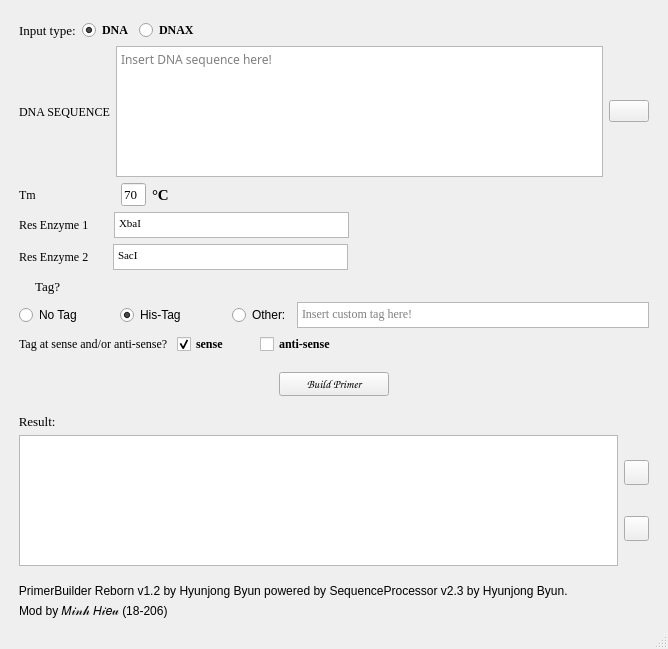
<?xml version="1.0" encoding="UTF-8"?>
<ui version="4.0">
 <class>PrimerBuilder</class>
 <widget class="QMainWindow" name="PrimerBuilder">
  <property name="geometry">
   <rect>
    <x>0</x>
    <y>0</y>
    <width>668</width>
    <height>649</height>
   </rect>
  </property>
  <property name="minimumSize">
   <size>
    <width>668</width>
    <height>649</height>
   </size>
  </property>
  <property name="cursor">
   <cursorShape>ArrowCursor</cursorShape>
  </property>
  <property name="windowTitle">
   <string>PrimerBuilder Reborn v1.2 by Hyunjong Byun</string>
  </property>
  <property name="windowIcon">
   <iconset>
    <normaloff>ksa.ico</normaloff>ksa.ico</iconset>
  </property>
  <widget class="QWidget" name="centralwidget">
   <property name="cursor">
    <cursorShape>ArrowCursor</cursorShape>
   </property>
   <layout class="QVBoxLayout" name="verticalLayout">
    <item>
     <layout class="QHBoxLayout" name="horizontalLayout_10">
      <property name="leftMargin">
       <number>10</number>
      </property>
      <property name="topMargin">
       <number>11</number>
      </property>
      <item>
       <widget class="QLabel" name="label_type">
        <property name="font">
         <font>
          <family>Georgia</family>
          <pointsize>10</pointsize>
         </font>
        </property>
        <property name="text">
         <string>Input type:</string>
        </property>
       </widget>
      </item>
      <item>
       <widget class="QRadioButton" name="radio_dna">
        <property name="font">
         <font>
          <family>Georgia</family>
          <weight>75</weight>
          <bold>true</bold>
         </font>
        </property>
        <property name="text">
         <string>DNA</string>
        </property>
        <property name="checked">
         <bool>true</bool>
        </property>
        <attribute name="buttonGroup">
         <string notr="true">buttons_dna</string>
        </attribute>
       </widget>
      </item>
      <item>
       <widget class="QRadioButton" name="radio_dnax">
        <property name="font">
         <font>
          <family>Georgia</family>
          <weight>75</weight>
          <bold>true</bold>
         </font>
        </property>
        <property name="text">
         <string>DNAX</string>
        </property>
        <attribute name="buttonGroup">
         <string notr="true">buttons_dna</string>
        </attribute>
       </widget>
      </item>
      <item>
       <widget class="QLabel" name="wrn_type">
        <property name="text">
         <string/>
        </property>
       </widget>
      </item>
      <item>
       <spacer name="horizontalSpacer_14">
        <property name="orientation">
         <enum>Qt::Horizontal</enum>
        </property>
        <property name="sizeHint" stdset="0">
         <size>
          <width>40</width>
          <height>20</height>
         </size>
        </property>
       </spacer>
      </item>
     </layout>
    </item>
    <item>
     <layout class="QHBoxLayout" name="horizontalLayout_2">
      <property name="leftMargin">
       <number>10</number>
      </property>
      <property name="rightMargin">
       <number>10</number>
      </property>
      <item>
       <widget class="QLabel" name="label_dna">
        <property name="font">
         <font>
          <family>Georgia</family>
          <pointsize>9</pointsize>
         </font>
        </property>
        <property name="layoutDirection">
         <enum>Qt::LeftToRight</enum>
        </property>
        <property name="text">
         <string>DNA SEQUENCE</string>
        </property>
       </widget>
      </item>
      <item>
       <widget class="QTextEdit" name="text_dna">
        <property name="font">
         <font>
          <family>Ebrima</family>
         </font>
        </property>
        <property name="cursor" stdset="0">
         <cursorShape>IBeamCursor</cursorShape>
        </property>
        <property name="placeholderText">
         <string notr="true">Insert DNA sequence here!</string>
        </property>
       </widget>
      </item>
      <item>
       <widget class="QPushButton" name="button_file">
        <property name="sizePolicy">
         <sizepolicy hsizetype="Fixed" vsizetype="Fixed">
          <horstretch>0</horstretch>
          <verstretch>0</verstretch>
         </sizepolicy>
        </property>
        <property name="cursor">
         <cursorShape>PointingHandCursor</cursorShape>
        </property>
        <property name="text">
         <string/>
        </property>
        <property name="icon">
         <iconset>
          <normaloff>folder.png</normaloff>folder.png</iconset>
        </property>
       </widget>
      </item>
     </layout>
    </item>
    <item>
     <layout class="QHBoxLayout" name="horizontalLayout_3">
      <property name="leftMargin">
       <number>10</number>
      </property>
      <property name="topMargin">
       <number>0</number>
      </property>
      <item>
       <widget class="QLabel" name="label_tm">
        <property name="font">
         <font>
          <family>Georgia</family>
         </font>
        </property>
        <property name="text">
         <string>Tm</string>
        </property>
        <property name="alignment">
         <set>Qt::AlignLeading|Qt::AlignLeft|Qt::AlignVCenter</set>
        </property>
       </widget>
      </item>
      <item>
       <spacer name="horizontalSpacer_3">
        <property name="orientation">
         <enum>Qt::Horizontal</enum>
        </property>
        <property name="sizeType">
         <enum>QSizePolicy::Fixed</enum>
        </property>
        <property name="sizeHint" stdset="0">
         <size>
          <width>78</width>
          <height>20</height>
         </size>
        </property>
       </spacer>
      </item>
      <item>
       <widget class="QLineEdit" name="text_tm">
        <property name="maximumSize">
         <size>
          <width>25</width>
          <height>16777215</height>
         </size>
        </property>
        <property name="font">
         <font>
          <family>Georgia</family>
          <pointsize>10</pointsize>
         </font>
        </property>
        <property name="text">
         <string>70</string>
        </property>
       </widget>
      </item>
      <item>
       <widget class="QLabel" name="label_degreeC">
        <property name="font">
         <font>
          <family>Georgia</family>
          <pointsize>11</pointsize>
          <weight>75</weight>
          <bold>true</bold>
         </font>
        </property>
        <property name="text">
         <string>°C</string>
        </property>
       </widget>
      </item>
      <item>
       <widget class="QLabel" name="wrn_tm">
        <property name="text">
         <string/>
        </property>
       </widget>
      </item>
      <item>
       <spacer name="horizontalSpacer_2">
        <property name="orientation">
         <enum>Qt::Horizontal</enum>
        </property>
        <property name="sizeType">
         <enum>QSizePolicy::Expanding</enum>
        </property>
        <property name="sizeHint" stdset="0">
         <size>
          <width>285</width>
          <height>20</height>
         </size>
        </property>
       </spacer>
      </item>
     </layout>
    </item>
    <item>
     <layout class="QHBoxLayout" name="horizontalLayout_4">
      <property name="leftMargin">
       <number>10</number>
      </property>
      <property name="topMargin">
       <number>0</number>
      </property>
      <item>
       <widget class="QLabel" name="label_res1">
        <property name="font">
         <font>
          <family>Georgia</family>
          <pointsize>9</pointsize>
         </font>
        </property>
        <property name="text">
         <string>Res Enzyme 1</string>
        </property>
        <property name="alignment">
         <set>Qt::AlignLeading|Qt::AlignLeft|Qt::AlignVCenter</set>
        </property>
       </widget>
      </item>
      <item>
       <spacer name="horizontalSpacer_5">
        <property name="orientation">
         <enum>Qt::Horizontal</enum>
        </property>
        <property name="sizeType">
         <enum>QSizePolicy::Fixed</enum>
        </property>
        <property name="sizeHint" stdset="0">
         <size>
          <width>19</width>
          <height>20</height>
         </size>
        </property>
       </spacer>
      </item>
      <item>
       <widget class="QTextEdit" name="text_res1">
        <property name="sizePolicy">
         <sizepolicy hsizetype="Fixed" vsizetype="Fixed">
          <horstretch>0</horstretch>
          <verstretch>0</verstretch>
         </sizepolicy>
        </property>
        <property name="minimumSize">
         <size>
          <width>235</width>
          <height>26</height>
         </size>
        </property>
        <property name="maximumSize">
         <size>
          <width>67</width>
          <height>26</height>
         </size>
        </property>
        <property name="font">
         <font>
          <family>Georgia</family>
         </font>
        </property>
        <property name="cursor" stdset="0">
         <cursorShape>IBeamCursor</cursorShape>
        </property>
        <property name="html">
         <string>&lt;!DOCTYPE HTML PUBLIC &quot;-//W3C//DTD HTML 4.0//EN&quot; &quot;http://www.w3.org/TR/REC-html40/strict.dtd&quot;&gt;
&lt;html&gt;&lt;head&gt;&lt;meta name=&quot;qrichtext&quot; content=&quot;1&quot; /&gt;&lt;style type=&quot;text/css&quot;&gt;
p, li { white-space: pre-wrap; }
&lt;/style&gt;&lt;/head&gt;&lt;body style=&quot; font-family:'Georgia'; font-size:8.25pt; font-weight:400; font-style:normal;&quot;&gt;
&lt;p style=&quot; margin-top:0px; margin-bottom:0px; margin-left:0px; margin-right:0px; -qt-block-indent:0; text-indent:0px;&quot;&gt;XbaI&lt;/p&gt;&lt;/body&gt;&lt;/html&gt;</string>
        </property>
       </widget>
      </item>
      <item>
       <widget class="QLabel" name="wrn_re1">
        <property name="text">
         <string/>
        </property>
       </widget>
      </item>
      <item>
       <spacer name="horizontalSpacer_4">
        <property name="orientation">
         <enum>Qt::Horizontal</enum>
        </property>
        <property name="sizeType">
         <enum>QSizePolicy::Expanding</enum>
        </property>
        <property name="sizeHint" stdset="0">
         <size>
          <width>26</width>
          <height>20</height>
         </size>
        </property>
       </spacer>
      </item>
     </layout>
    </item>
    <item>
     <layout class="QHBoxLayout" name="horizontalLayout_5">
      <property name="leftMargin">
       <number>10</number>
      </property>
      <property name="topMargin">
       <number>0</number>
      </property>
      <item>
       <widget class="QLabel" name="label_res2">
        <property name="font">
         <font>
          <family>Georgia</family>
          <pointsize>9</pointsize>
         </font>
        </property>
        <property name="text">
         <string>Res Enzyme 2</string>
        </property>
        <property name="alignment">
         <set>Qt::AlignLeading|Qt::AlignLeft|Qt::AlignVCenter</set>
        </property>
       </widget>
      </item>
      <item>
       <spacer name="horizontalSpacer_6">
        <property name="orientation">
         <enum>Qt::Horizontal</enum>
        </property>
        <property name="sizeType">
         <enum>QSizePolicy::Fixed</enum>
        </property>
        <property name="sizeHint" stdset="0">
         <size>
          <width>18</width>
          <height>20</height>
         </size>
        </property>
       </spacer>
      </item>
      <item>
       <widget class="QTextEdit" name="text_res2">
        <property name="sizePolicy">
         <sizepolicy hsizetype="Fixed" vsizetype="Fixed">
          <horstretch>0</horstretch>
          <verstretch>0</verstretch>
         </sizepolicy>
        </property>
        <property name="minimumSize">
         <size>
          <width>67</width>
          <height>26</height>
         </size>
        </property>
        <property name="maximumSize">
         <size>
          <width>235</width>
          <height>28</height>
         </size>
        </property>
        <property name="font">
         <font>
          <family>Georgia</family>
         </font>
        </property>
        <property name="cursor" stdset="0">
         <cursorShape>IBeamCursor</cursorShape>
        </property>
        <property name="html">
         <string>&lt;!DOCTYPE HTML PUBLIC &quot;-//W3C//DTD HTML 4.0//EN&quot; &quot;http://www.w3.org/TR/REC-html40/strict.dtd&quot;&gt;
&lt;html&gt;&lt;head&gt;&lt;meta name=&quot;qrichtext&quot; content=&quot;1&quot; /&gt;&lt;style type=&quot;text/css&quot;&gt;
p, li { white-space: pre-wrap; }
&lt;/style&gt;&lt;/head&gt;&lt;body style=&quot; font-family:'Georgia'; font-size:8.25pt; font-weight:400; font-style:normal;&quot;&gt;
&lt;p style=&quot; margin-top:0px; margin-bottom:0px; margin-left:0px; margin-right:0px; -qt-block-indent:0; text-indent:0px;&quot;&gt;SacI&lt;/p&gt;&lt;/body&gt;&lt;/html&gt;</string>
        </property>
       </widget>
      </item>
      <item>
       <widget class="QLabel" name="wrn_re2">
        <property name="text">
         <string/>
        </property>
       </widget>
      </item>
      <item>
       <spacer name="horizontalSpacer_7">
        <property name="orientation">
         <enum>Qt::Horizontal</enum>
        </property>
        <property name="sizeHint" stdset="0">
         <size>
          <width>40</width>
          <height>20</height>
         </size>
        </property>
       </spacer>
      </item>
     </layout>
    </item>
    <item>
     <layout class="QHBoxLayout" name="horizontalLayout_7">
      <property name="topMargin">
       <number>0</number>
      </property>
      <item>
       <spacer name="horizontalSpacer">
        <property name="orientation">
         <enum>Qt::Horizontal</enum>
        </property>
        <property name="sizeType">
         <enum>QSizePolicy::Fixed</enum>
        </property>
        <property name="sizeHint" stdset="0">
         <size>
          <width>26</width>
          <height>20</height>
         </size>
        </property>
       </spacer>
      </item>
      <item>
       <widget class="QLabel" name="label_tag">
        <property name="font">
         <font>
          <family>Georgia</family>
          <pointsize>10</pointsize>
         </font>
        </property>
        <property name="text">
         <string>Tag?</string>
        </property>
        <property name="alignment">
         <set>Qt::AlignLeading|Qt::AlignLeft|Qt::AlignVCenter</set>
        </property>
       </widget>
      </item>
      <item>
       <widget class="QLabel" name="wrn_tag">
        <property name="text">
         <string/>
        </property>
       </widget>
      </item>
      <item>
       <spacer name="horizontalSpacer_15">
        <property name="orientation">
         <enum>Qt::Horizontal</enum>
        </property>
        <property name="sizeHint" stdset="0">
         <size>
          <width>40</width>
          <height>20</height>
         </size>
        </property>
       </spacer>
      </item>
     </layout>
    </item>
    <item>
     <layout class="QHBoxLayout" name="horizontalLayout_6">
      <property name="leftMargin">
       <number>10</number>
      </property>
      <property name="topMargin">
       <number>0</number>
      </property>
      <property name="rightMargin">
       <number>10</number>
      </property>
      <item>
       <widget class="QRadioButton" name="radio_noTag">
        <property name="text">
         <string>No Tag</string>
        </property>
        <property name="checked">
         <bool>false</bool>
        </property>
        <attribute name="buttonGroup">
         <string notr="true">buttons_tag</string>
        </attribute>
       </widget>
      </item>
      <item>
       <spacer name="horizontalSpacer_8">
        <property name="orientation">
         <enum>Qt::Horizontal</enum>
        </property>
        <property name="sizeType">
         <enum>QSizePolicy::Fixed</enum>
        </property>
        <property name="sizeHint" stdset="0">
         <size>
          <width>32</width>
          <height>20</height>
         </size>
        </property>
       </spacer>
      </item>
      <item>
       <widget class="QRadioButton" name="radio_hisTag">
        <property name="text">
         <string>His-Tag</string>
        </property>
        <property name="checked">
         <bool>true</bool>
        </property>
        <attribute name="buttonGroup">
         <string notr="true">buttons_tag</string>
        </attribute>
       </widget>
      </item>
      <item>
       <spacer name="horizontalSpacer_9">
        <property name="orientation">
         <enum>Qt::Horizontal</enum>
        </property>
        <property name="sizeType">
         <enum>QSizePolicy::Fixed</enum>
        </property>
        <property name="sizeHint" stdset="0">
         <size>
          <width>40</width>
          <height>20</height>
         </size>
        </property>
       </spacer>
      </item>
      <item>
       <widget class="QRadioButton" name="radio_otherTag">
        <property name="text">
         <string>Other:</string>
        </property>
        <attribute name="buttonGroup">
         <string notr="true">buttons_tag</string>
        </attribute>
       </widget>
      </item>
      <item>
       <widget class="QTextEdit" name="text_otherTag">
        <property name="sizePolicy">
         <sizepolicy hsizetype="Expanding" vsizetype="Fixed">
          <horstretch>0</horstretch>
          <verstretch>0</verstretch>
         </sizepolicy>
        </property>
        <property name="minimumSize">
         <size>
          <width>0</width>
          <height>0</height>
         </size>
        </property>
        <property name="maximumSize">
         <size>
          <width>16777215</width>
          <height>26</height>
         </size>
        </property>
        <property name="font">
         <font>
          <family>Georgia</family>
         </font>
        </property>
        <property name="cursor" stdset="0">
         <cursorShape>IBeamCursor</cursorShape>
        </property>
        <property name="placeholderText">
         <string>Insert custom tag here!</string>
        </property>
       </widget>
      </item>
     </layout>
    </item>
    <item>
     <layout class="QHBoxLayout" name="horizontalLayout">
      <property name="leftMargin">
       <number>10</number>
      </property>
      <property name="topMargin">
       <number>0</number>
      </property>
      <item>
       <widget class="QLabel" name="label_sense">
        <property name="font">
         <font>
          <family>Georgia</family>
         </font>
        </property>
        <property name="text">
         <string>Tag at sense and/or anti-sense? </string>
        </property>
       </widget>
      </item>
      <item>
       <widget class="QCheckBox" name="check_sense">
        <property name="font">
         <font>
          <family>Georgia</family>
          <weight>75</weight>
          <bold>true</bold>
         </font>
        </property>
        <property name="text">
         <string>sense</string>
        </property>
        <property name="checked">
         <bool>true</bool>
        </property>
       </widget>
      </item>
      <item>
       <spacer name="horizontalSpacer_12">
        <property name="orientation">
         <enum>Qt::Horizontal</enum>
        </property>
        <property name="sizeType">
         <enum>QSizePolicy::Fixed</enum>
        </property>
        <property name="sizeHint" stdset="0">
         <size>
          <width>24</width>
          <height>20</height>
         </size>
        </property>
       </spacer>
      </item>
      <item>
       <widget class="QCheckBox" name="check_antiSense">
        <property name="font">
         <font>
          <family>Georgia</family>
          <weight>75</weight>
          <bold>true</bold>
         </font>
        </property>
        <property name="text">
         <string>anti-sense</string>
        </property>
       </widget>
      </item>
      <item>
       <spacer name="horizontalSpacer_13">
        <property name="orientation">
         <enum>Qt::Horizontal</enum>
        </property>
        <property name="sizeHint" stdset="0">
         <size>
          <width>40</width>
          <height>20</height>
         </size>
        </property>
       </spacer>
      </item>
     </layout>
    </item>
    <item>
     <spacer name="verticalSpacer">
      <property name="orientation">
       <enum>Qt::Vertical</enum>
      </property>
      <property name="sizeType">
       <enum>QSizePolicy::Fixed</enum>
      </property>
      <property name="sizeHint" stdset="0">
       <size>
        <width>18</width>
        <height>12</height>
       </size>
      </property>
     </spacer>
    </item>
    <item>
     <layout class="QHBoxLayout" name="horizontalLayout_8">
      <property name="topMargin">
       <number>0</number>
      </property>
      <item>
       <spacer name="horizontalSpacer_10">
        <property name="orientation">
         <enum>Qt::Horizontal</enum>
        </property>
        <property name="sizeHint" stdset="0">
         <size>
          <width>40</width>
          <height>20</height>
         </size>
        </property>
       </spacer>
      </item>
      <item>
       <widget class="QPushButton" name="button_build">
        <property name="minimumSize">
         <size>
          <width>110</width>
          <height>0</height>
         </size>
        </property>
        <property name="font">
         <font>
          <family>Comic Sans MS</family>
          <pointsize>9</pointsize>
          <weight>75</weight>
          <italic>true</italic>
          <bold>true</bold>
         </font>
        </property>
        <property name="cursor">
         <cursorShape>PointingHandCursor</cursorShape>
        </property>
        <property name="text">
         <string>Build Primer</string>
        </property>
       </widget>
      </item>
      <item>
       <spacer name="horizontalSpacer_11">
        <property name="orientation">
         <enum>Qt::Horizontal</enum>
        </property>
        <property name="sizeHint" stdset="0">
         <size>
          <width>40</width>
          <height>20</height>
         </size>
        </property>
       </spacer>
      </item>
     </layout>
    </item>
    <item>
     <spacer name="verticalSpacer_2">
      <property name="orientation">
       <enum>Qt::Vertical</enum>
      </property>
      <property name="sizeType">
       <enum>QSizePolicy::Fixed</enum>
      </property>
      <property name="sizeHint" stdset="0">
       <size>
        <width>20</width>
        <height>12</height>
       </size>
      </property>
     </spacer>
    </item>
    <item>
     <widget class="QLabel" name="label_result">
      <property name="font">
       <font>
        <family>Georgia</family>
        <pointsize>10</pointsize>
       </font>
      </property>
      <property name="text">
       <string>   Result: </string>
      </property>
     </widget>
    </item>
    <item>
     <layout class="QHBoxLayout" name="horizontalLayout_9">
      <property name="leftMargin">
       <number>10</number>
      </property>
      <property name="topMargin">
       <number>0</number>
      </property>
      <property name="rightMargin">
       <number>10</number>
      </property>
      <item>
       <widget class="QTextEdit" name="text_result">
        <property name="minimumSize">
         <size>
          <width>0</width>
          <height>104</height>
         </size>
        </property>
        <property name="font">
         <font>
          <family>Ebrima</family>
         </font>
        </property>
        <property name="cursor" stdset="0">
         <cursorShape>IBeamCursor</cursorShape>
        </property>
        <property name="readOnly">
         <bool>false</bool>
        </property>
       </widget>
      </item>
      <item>
       <layout class="QVBoxLayout" name="verticalLayout_2">
        <property name="leftMargin">
         <number>0</number>
        </property>
        <item>
         <widget class="QPushButton" name="button_copy">
          <property name="sizePolicy">
           <sizepolicy hsizetype="Fixed" vsizetype="Fixed">
            <horstretch>0</horstretch>
            <verstretch>0</verstretch>
           </sizepolicy>
          </property>
          <property name="minimumSize">
           <size>
            <width>25</width>
            <height>25</height>
           </size>
          </property>
          <property name="maximumSize">
           <size>
            <width>25</width>
            <height>25</height>
           </size>
          </property>
          <property name="cursor">
           <cursorShape>PointingHandCursor</cursorShape>
          </property>
          <property name="text">
           <string/>
          </property>
          <property name="icon">
           <iconset>
            <normaloff>copy.png</normaloff>copy.png</iconset>
          </property>
         </widget>
        </item>
        <item>
         <widget class="QPushButton" name="button_clear">
          <property name="minimumSize">
           <size>
            <width>25</width>
            <height>25</height>
           </size>
          </property>
          <property name="maximumSize">
           <size>
            <width>25</width>
            <height>25</height>
           </size>
          </property>
          <property name="cursor">
           <cursorShape>PointingHandCursor</cursorShape>
          </property>
          <property name="text">
           <string/>
          </property>
          <property name="icon">
           <iconset>
            <normaloff>broom.png</normaloff>broom.png</iconset>
          </property>
         </widget>
        </item>
       </layout>
      </item>
     </layout>
    </item>
    <item>
     <spacer name="verticalSpacer_3">
      <property name="orientation">
       <enum>Qt::Vertical</enum>
      </property>
      <property name="sizeType">
       <enum>QSizePolicy::Fixed</enum>
      </property>
      <property name="sizeHint" stdset="0">
       <size>
        <width>13</width>
        <height>12</height>
       </size>
      </property>
     </spacer>
    </item>
    <item>
     <widget class="QLabel" name="label_credit1">
      <property name="text">
       <string>   PrimerBuilder Reborn v1.2 by Hyunjong Byun powered by SequenceProcessor v2.3 by Hyunjong Byun.</string>
      </property>
     </widget>
    </item>
    <item>
     <layout class="QHBoxLayout" name="horizontalLayout_11">
      <property name="leftMargin">
       <number>10</number>
      </property>
      <property name="topMargin">
       <number>0</number>
      </property>
      <property name="rightMargin">
       <number>0</number>
      </property>
      <item>
       <widget class="QLabel" name="label_credit_2">
        <property name="text">
         <string>Mod by 𝑀𝒾𝓃𝒽 𝐻𝒾𝑒𝓊 (18-206)</string>
        </property>
       </widget>
      </item>
     </layout>
    </item>
   </layout>
  </widget>
  <widget class="QMenuBar" name="menubar">
   <property name="geometry">
    <rect>
     <x>0</x>
     <y>0</y>
     <width>668</width>
     <height>21</height>
    </rect>
   </property>
  </widget>
  <widget class="QStatusBar" name="statusbar"/>
 </widget>
 <resources/>
 <connections/>
 <buttongroups>
  <buttongroup name="buttons_tag"/>
  <buttongroup name="buttons_dna"/>
 </buttongroups>
</ui>
